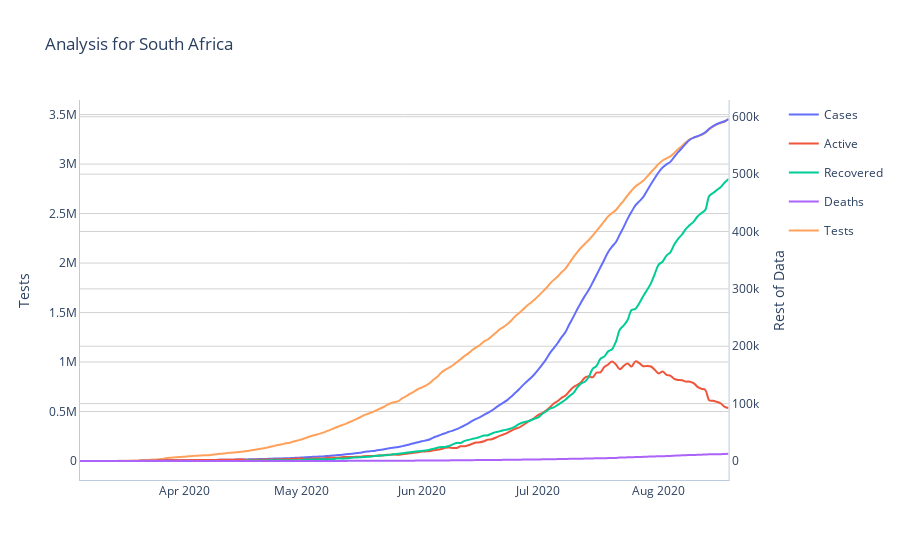

Source (notebook cell):
### Code cell
fig_analysis_sa.add_trace(px_data_sa['data'][0], secondary_y=True)
fig_analysis_sa.add_trace(px_data_sa['data'][1], secondary_y=True)
fig_analysis_sa.add_trace(px_data_sa['data'][2], secondary_y=True)
fig_analysis_sa.add_trace(px_data_sa['data'][3], secondary_y=True)
fig_analysis_sa.add_trace(px_data_sa['data'][4], secondary_y=False)

fig_analysis_sa.update_yaxes(title_text="Rest of Data", secondary_y=True)
fig_analysis_sa.update_yaxes(title_text="Tests", secondary_y=False)
fig_analysis_sa.update_layout(title="Analysis for South Africa")

fig_analysis_sa.update_layout(plot_bgcolor="#FFF",hovermode="x")

fig_analysis_sa.update_xaxes(showspikes=True, spikesnap="cursor", spikemode="across", spikethickness=1, linecolor="#BCCCDC")
fig_analysis_sa.update_yaxes(showspikes=True, spikethickness=1, linecolor="#BCCCDC", gridcolor='#D3D3D3')
fig_analysis_sa.update_layout(spikedistance=1000, hoverdistance=100)

fig_analysis_sa.update_traces(hovertemplate=None)
#plot_analysis_sa = plot(fig_analysis_sa, output_type='div', include_plotlyjs=False)

### Figure 1 — Plotly figure (JSON) as saved in the notebook; plotly's stock layout.template omitted (floating-point values rounded to 4 significant figures; data arrays with more than 128 entries replaced by an {"elided": "..."} marker saying what was removed)
{"data": [{"legendgroup": "Cases", "line": {"color": "#636efa", "dash": "solid", "shape": "spline"}, "mode": "lines", "name": "Cases", "showlegend": true, "type": "scatter", "x": {"elided": "168 str values"}, "xaxis": "x", "y": {"elided": "168 int values"}, "yaxis": "y2"}, {"legendgroup": "Active", "line": {"color": "#EF553B", "dash": "solid", "shape": "spline"}, "mode": "lines", "name": "Active", "showlegend": true, "type": "scatter", "x": {"elided": "168 str values"}, "xaxis": "x", "y": {"elided": "168 int values"}, "yaxis": "y2"}, {"legendgroup": "Recovered", "line": {"color": "#00cc96", "dash": "solid", "shape": "spline"}, "mode": "lines", "name": "Recovered", "showlegend": true, "type": "scatter", "x": {"elided": "168 str values"}, "xaxis": "x", "y": {"elided": "168 int values"}, "yaxis": "y2"}, {"legendgroup": "Deaths", "line": {"color": "#ab63fa", "dash": "solid", "shape": "spline"}, "mode": "lines", "name": "Deaths", "showlegend": true, "type": "scatter", "x": {"elided": "168 str values"}, "xaxis": "x", "y": {"elided": "168 int values"}, "yaxis": "y2"}, {"legendgroup": "Tests", "line": {"color": "#FFA15A", "dash": "solid", "shape": "spline"}, "mode": "lines", "name": "Tests", "showlegend": true, "type": "scatter", "x": {"elided": "168 str values"}, "xaxis": "x", "y": {"elided": "168 int values"}, "yaxis": "y"}], "layout": {"hoverdistance": 100, "hovermode": "x", "plot_bgcolor": "#FFF", "spikedistance": 1000, "title": {"text": "Analysis for South Africa"}, "xaxis": {"anchor": "y", "domain": [0, 0.94], "linecolor": "#BCCCDC", "showspikes": true, "spikemode": "across", "spikesnap": "cursor", "spikethickness": 1}, "yaxis": {"anchor": "x", "domain": [0, 1], "gridcolor": "#D3D3D3", "linecolor": "#BCCCDC", "showspikes": true, "spikethickness": 1, "title": {"text": "Tests"}}, "yaxis2": {"anchor": "x", "gridcolor": "#D3D3D3", "linecolor": "#BCCCDC", "overlaying": "y", "showspikes": true, "side": "right", "spikethickness": 1, "title": {"text": "Rest of Data"}}}}
